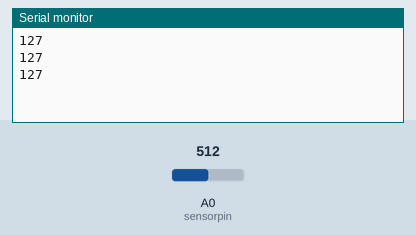
A sketch run on a simulated Arduino Uno, built with avr-gcc and run on an emulated ATmega328P. Parts: the last lines printed to the serial monitor. The inputs (shaded band) are chosen by the test bench; at power-on: A0 (sensorpin) = 512.

Above: at 1.2 s.
1.3 s: A0 (sensorpin) set to 716
At 1.86 s:
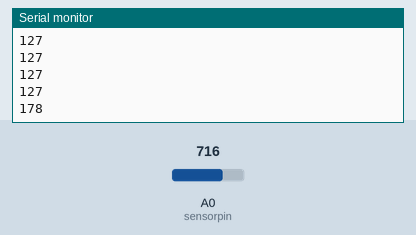
2.8 s: A0 (sensorpin) set to 900
At 3.06 s:
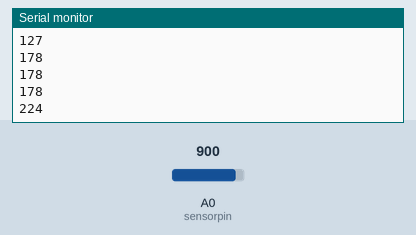
Timing chart, 0 to 5.8 s (numbered marks = the images above; inputs shaded):
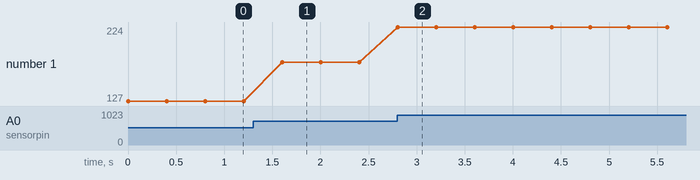

Measured:
- after the input at 1.3 s, the serial monitor: prints a new line after 0.30 s (image 1)
- after the input at 2.8 s, the serial monitor: prints a new line at once (image 2)
- plotted number 1: 127 → 178 after the input at 1.3 s, 178 → 224 after the input at 2.8 s

The sketch:

photoresistor.ino
```cpp
int val;
int brightness = 0;
int sensorpin=A0; // the pin used is A0


void setup()

{
pinMode(sensorpin, INPUT); // activates the pin (INPUT)
Serial.begin(9600); // sets the serial port to 9600

}

void loop()

{

val = analogRead(sensorpin); // read analog input pin 0
brightness = map(val, 0, 1023, 0, 255); // converts the output of the sensor from [0,1023] to [0,255]
Serial.println(brightness); // prints the value in the serial (top right)

delay(400);

}
```
